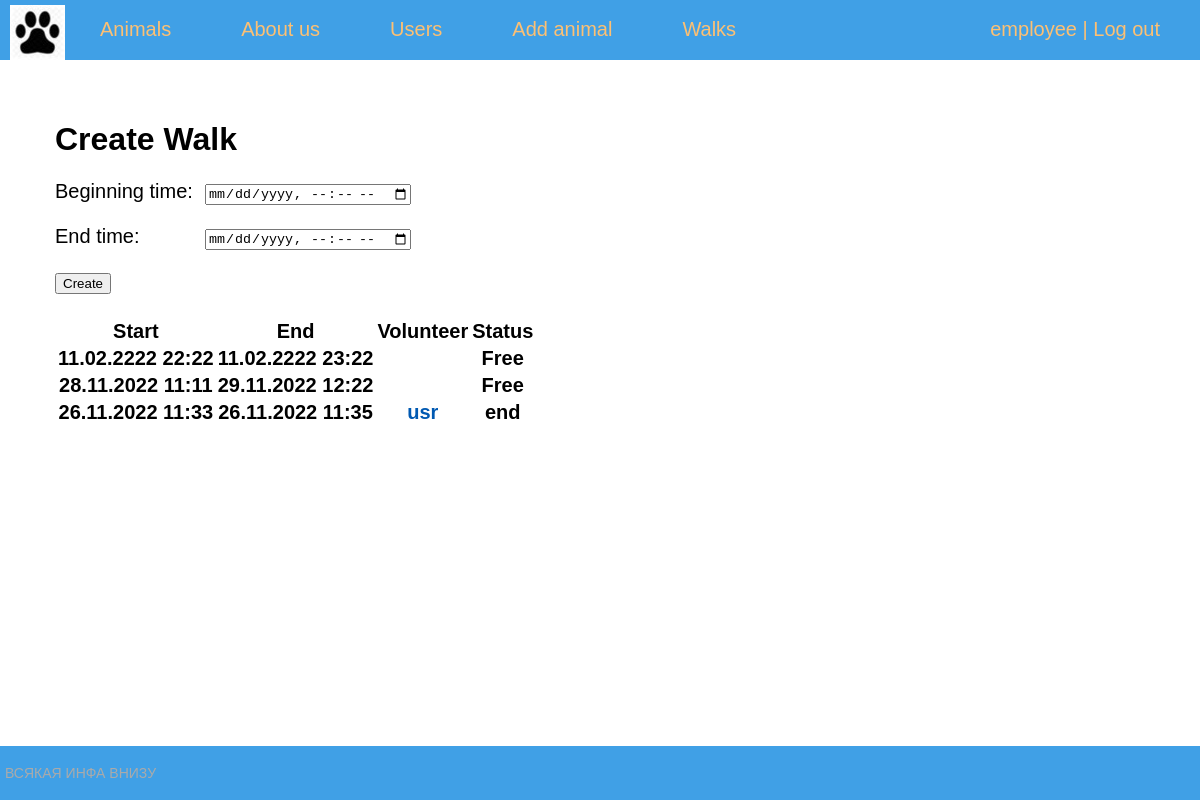
/manage_walks/1/ (signed in), run on the app's committed database.
### shelter/models.py (models this page shows, shortened)
class Account(AbstractBaseUser):
    email = models.EmailField(verbose_name="email", max_length=60, unique=True)
    username = models.CharField(max_length=30, unique=True)
    date_joined = models.DateTimeField(verbose_name='date joined', auto_now_add=True)
    last_login = models.DateTimeField(verbose_name='last login', auto_now=True)
    is_admin = models.BooleanField(default=False)
    is_active = models.BooleanField(default=True)
    is_staff = models.BooleanField(default=False)
    is_superuser = models.BooleanField(default=False)
    position = models.CharField(max_length=10, default="unverified")
    name = models.CharField(max_length=15, default="")
    surname = models.CharField(max_length=15, default="")
    deleted = models.BooleanField(default=False)
    USERNAME_FIELD = 'username'
    objects = MyAccountManager()

class Walk(models.Model):
    status = models.CharField(max_length=14, default="free")
    walker = models.ForeignKey(Account, on_delete=models.CASCADE, null=True)
    animal = models.ForeignKey(Animal, on_delete=models.CASCADE, null=False, blank=False)
    starting = models.DateTimeField(null=False, blank=False)
    ending = models.DateTimeField(null=False, blank=False)
    class Meta:
        ordering = ('-starting',)

### shelter/views.py (the view, shortened to what this page needs)
# urls.py: path('manage_walks/<int:animalid>/', ManageAnimalWalks.as_view(), name="manage_walks"),
class ManageAnimalWalks(DataMixin, UserPassesTestMixin, BaseListView, TemplateResponseMixin):
    model = Walk
    template_name = 'shelter/manage_walks.html'
    context_object_name = 'walks'
    pk_url_kwarg = 'animalid'
    paginate_by = 15
    def get(self, request, *args, **kwargs):
        walk_id = request.GET.get('walk', '')
        self.object_list = self.get_queryset()
        allow_empty = self.get_allow_empty()
        context = self.get_context_data(pk=self.kwargs['animalid'])
        return self.render_to_response(context)
    def get_queryset(self):
        queryset = Walk.objects.filter(animal_id=self.kwargs['animalid']).select_related('walker')
        return queryset
    def get_context_data(self, *, object_list=None, **kwargs):
        context = super().get_context_data(**kwargs)
        c_def = self.get_user_context(title="Create Walk")
        return dict(list(context.items()) + list(c_def.items()))
    def test_func(self):
        if self.request.user.position == "employee":
            return True
        return False

### shelter/utils.py (called while the page is built)
    def get_user_context(self, **kwargs):
        context = kwargs
        context['menu'] = menu
        return context

### shelter/templates/shelter/manage_walks.html (shortened to what this page needs)
{% extends 'shelter/base.html' %}
{% block content %}
<h1>{{title}}</h1>
<form method="post">
        <p><label class="form-label" for="id_starting">Beginning time: </label><input type="datetime-local" name="starting" required id="id_starting"></p>
        <p><label class="form-label" for="id_ending">End time: </label><input type="datetime-local" name="ending" required id="id_ending"></p>
        <button type="submit">Create</button>
</form>
<br>
<table>
    <tr><th>Start</th><th>End</th><th>Volunteer</th><th>Status</th><th></th><th></th></tr>
{% for walk in walks %}
    <tr>
        <th> {{walk.starting|date:"d.m.Y H:i"}}</th>
        <th>{{walk.ending|date:"d.m.Y H:i"}}</th>
        <th>
            {% if walk.walker_id%}
                <a href="{% url 'show_user' walk.walker.username %}">{{walk.walker.username}}</a>
            {% endif %}
        </th>
        <th>{{walk.status}}</th>
        <th>
        </th>
        <th>
        </th>
    </tr>
{% endfor %}
</table>
{% endblock %}

### shelter/templates/shelter/base.html (shortened to what this page needs)
{% load static %}
<!DOCTYPE html>
<html>
<head>
	<link type="text/css" href="{% static 'shelter/css/styles.css' %}" rel="stylesheet" />
</head>
<body>
<table class="table-page" border=0 cellpadding="0" cellspacing="0">
<tr><td valign=top>
{% block mainmenu %}
		<div class="header">
			<ul id="mainmenu" class="mainmenu">
				<li class="logo">
                    <a href="{% url 'home' %}">
                        <div class="logo"></div>
                    </a>
                </li>
				{% for m in menu %}
				    <li><a href="{% url m.url_name %}">{{m.title}}</a></li>
				{% endfor %}
				{% if user.position == "employee" or user.position == "admin" %}
				    <li><a href="{% url 'users' %}">Users</a></li>
				{% endif %}
            	{% if user.position == "employee" %}
				    <li><a href="{% url 'addanimal' %}">Add animal</a></li>
					<li><a href="{% url 'today_walks' %}">Walks</a></li>
				{% endif %}
				{% if request.user.is_authenticated %}
				    <li class="last"><a href="{% url 'mypage' %}">{{user.username}}</a> | <a href="{% url 'logout' %}">Log out</a></li>
				{% else %}
				    <li class="last"><a href="{% url 'register' %}">Register</a> | <a href="{% url 'login' %}">Log in</a></li>
				{% endif %}
			</ul>
		</div>
{% endblock mainmenu %}
<table class="table-content" border=0 cellpadding="0" cellspacing="0">
<td valign="top" class="content">
<div class="content-text">
    {% block content %}
    {% endblock %}
</div>
</td></tr></table>
<tr><td valign=top>
	<div id="footer">
		<p>ВСЯКАЯ ИНФА ВНИЗУ</p>
	</div>
</td></tr></table>
</body>
</html>

### shelter/static/shelter/css/styles.css (style rules this page uses)
html, body { font-family: 'Arial'; margin: 0; padding: 0; height: 100%; width: 100%; color: #444; }
a { color: #0059b2; text-decoration: none; }
.table-page { width: 100%; height: 100%; vertical-align: top; }
.table-page tr { height: 100%; }
.header { background: #40A0E6; height: 60px; }
.logo { background: url('../images/logo.jpg') no-repeat 10px 5px; width: 70px; height: 60px; }
ul.mainmenu { list-style: none; margin: 0; padding: 0; height: 60px; color: #fdc073; font-size: 20px; overflow: hidden; }
ul.mainmenu li { float: left; margin: 18px 40px 0 30px; }
ul.mainmenu li.logo { margin: 0; }
ul.mainmenu li.last { float: right; }
ul.mainmenu li a { color: #fdc073; text-decoration: none; }
.table-content { width: 100%; min-height: 100%; height: 100%; }
.content { padding: 40px 20px 20px 40px; width: 100%; box-sizing: border-box; }
.content-text { color: #000; font-size: 20px; font-family: Arial; width: 100%; padding-right: 15px; padding-left: 15px; margin-right: auto; margin-left: auto; }
.content-text h1 { font-size: 32px; }
#footer { box-sizing: border-box; background: #40A0E6; padding: 5px; color: #aaa; font-size: 14px; font-family: Verdana, Geneva, Arial, Helvetica; text-align: left; overflow: hidden; }
.form-label { display: inline-block; min-width: 150px; vertical-align: top; }

### data on the page
Account: username "employee"
Walk: starting "11.02.2222 22:22", ending "11.02.2222 23:22", status "Free"
Walk: starting "28.11.2022 11:11", ending "29.11.2022 12:22", status "Free"
Walk: starting "26.11.2022 11:33", ending "26.11.2022 11:35", walker.username "usr", status "end"

### other printed values
{{ m.title }} "Animals" "About us"
{{ title }} "Create Walk"
